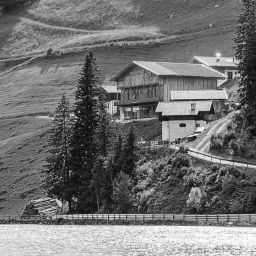
#> input picture AI61201/Assignment 4/a_3_inputs/a_3_task_1_input.png, 256 x 256 px, found by its file name
$ python 24AI60R13_assignment_4.py
#> lines starting #> are read from the running program, lines starting #| are printed output that depends on the picture; long printed decimals are rounded
# -*- coding: utf-8 -*-
"""24AI60R13_assignment_4.ipynb

Automatically generated by Colab.

Original file is located at
    https://colab.research.google.com/drive/1Dm-tMmMcl_Mq8-1GJcJl5LOy-UC8at03

<h4> NAME: VINAYAK MALI</h4>
<h4> ROLL: 24AI60R13</h4>

---

## Global Functions
"""

import numpy as np
print("Function to load image and convert to array")
def get_image_from_path(path):
    image = Image.open(path)
    image_array = np.array(image)
    return image, image_array

import requests
from io import BytesIO
from PIL import Image

print("Function which can fetch image from my github acc")
# [7 lines left out: function fetch_image, not called in this run]

import numpy as np

print("Function to convert image to array")
def image_to_array(image):
    return np.array(image)

import matplotlib.pyplot as plt

print("Function to display image")
def display_image(image):
    plt.figure(figsize=(image.width / 100, image.height / 100), dpi=100)
    plt.imshow(image, cmap='gray')
    plt.axis('off')
    plt.show()

import numpy as np

print("DFT Function from scratch using numpy only")
def DFT(f):
    M , N = np.shape(f)                 # getting image shape
    F = np.zeros((M,N),dtype=complex)   # generating DFT with zeros
    exp_rows = np.zeros((M,M),dtype=complex)  # generating exponential matrix for rows
    exp_clumns = np.zeros((M,N),dtype=complex)  # generating exponential matrix for columns
    # Exp matrix for rows
    for u in range(M):
        for v in range(M):
            exp_rows[u,v] = np.exp(-2j * np.pi * u * v / M)
    # Exp matrix for columns
    for u in range(N):
        for v in range(N):
            exp_clumns[u,v] = np.exp(-2j * np.pi * u * v / N)
    # Applying matrix formula on all above matrices
    # Formula is exp*image*exp^H so I am making 2 dot products
    F = np.dot(exp_rows,f)
    F = np.dot(F,exp_clumns.conj().T)
    return F

"""Using above same logic I am creating IDFT"""

import numpy as np

print("IDFT Function from scratch using numpy only")
def IDFT(F):
    M, N = np.shape(F)
    f = np.zeros((M, N), dtype=complex)     # image is small f as per class notes/ppts
    exp_rows = np.zeros((M, M), dtype=complex)
    exp_columns = np.zeros((N, N), dtype=complex)
    # Exp matrix for rows
    for u in range(M):
        for v in range(M):
            exp_rows[u, v] = np.exp(2j * np.pi * u * v / M)
    # Exp matrix for columns
    for u in range(N):
        for v in range(N):
            exp_columns[u, v] = np.exp(2j * np.pi * u * v / N)

    # Formula is exp * F * exp^H, and I normalize by 1/(M*N)
    f = np.dot(exp_rows, F)  # First multiplication
    f = np.dot(f, exp_columns.conj().T)  # Second multiplication
    f /= (M * N)  # Normalize the result by the size of the input
    return f

import numpy as np
print("Library DFT function")
def library_DFT(f):
    F = np.fft.fft2(f)
    return F

import numpy as np
print("Library IDFT function")
def library_IDFT(F):
    f = np.fft.ifft2(F)
    return f

import numpy as np
print("Function to convert complex to int")
def complex_to_int(number):
    number = np.round(number.real).astype(int)
    return number

print("Function to get magnitude and phase part of complex number")
# [4 lines left out: function get_magnitude_and_phase, not called in this run]

print("Maginitude and phase of IDFT matrix")
def get_magnitude_and_phase_of_matrix(matrix):
    magnitude = np.sqrt(matrix.real**2 + matrix.imag**2)
    phase = np.arctan2(matrix.imag, matrix.real)
    return magnitude, phase

"""Both functions are same but still keeping"""

print("Function to get complex number from magnitude and phase")
def get_complex_from_magnitude_and_phase(magnitude, phase):
    real_part = magnitude * np.cos(phase)
    imag_part = magnitude * np.sin(phase)
    complex_number = real_part + 1j * imag_part
    return complex_number

"""---

#### Example to check above with simple matrix
"""

image = np.array([[0, 1], [2, 3]])  # Example 2D array
my_DFT_result = DFT(image)
library_DFT_result = library_DFT(image)
print("Image:\n"+str(image))
print("DFT from scratch:\n"+str(my_DFT_result))
print("Library DFT:\n"+str(library_DFT_result))

# Validating
are_equal = np.allclose(my_DFT_result, library_DFT_result, atol=1e-10)
print("\nAre the DFT results equal?", are_equal)

print("Lets verify the above results in IDFT")
my_IDFT_result = IDFT(my_DFT_result)
library_IDFT_result = library_IDFT(my_DFT_result)
print("My IDFT:\n"+str(my_IDFT_result))
print("Library IDFT:\n"+str(library_IDFT_result))

"""IDFT is same

Lets check wther it retrive original matrix
"""

my_idft_int = np.round(my_IDFT_result.real).astype(int)
library_idft_int = np.round(library_IDFT_result.real).astype(int)

print("My IDFT as integers:\n", my_idft_int)
print("Library IDFT as integers:\n", library_idft_int)

"""Lets extract maginitude and phase"""

get_magnitude_and_phase_of_matrix(my_IDFT_result)

"""Results are matching as well as converting matrix back to normal properly

## Task 1
"""

print("Loading image a_3_task_1_input.png")
im_path = "/content/a_3_task_1_input.png"
im_t1, im_t1_array = get_image_from_path(im_path)
#> in get_image_from_path, image is the input picture: PIL image 256x256 L; min 9, max 253, mean 114.1
display_image(im_t1)

"""To calculate deviation I am using standard formula i.e. `my own appraoch`

$$
\sigma = \frac{\text{cutoff}}{division factor * \sqrt{2 \cdot \ln(2)}}
$$

Here i have take division factor so that i can reduce the sigma value and run a for loop to get multiple results
"""

print("Gussian bandpass filter")
def bandpass_filter(im, high_cutoff, low_cutoff, division_factor = 1, is_print = True):
#> called with high_cutoff = 100, low_cutoff = 120, division_factor = 1, is_print = True
    def calculate_sigma_from_cutoff(cut_off_value):
        sigma = cut_off_value / np.sqrt(2 * np.log(2))
        return sigma

    def gaussian_low_pass_filter(no_rows, no_cols, sigma):
        if is_print:
            print("Gussian low pass functions")
        x = np.linspace(-no_cols // 2, no_cols // 2, no_cols)
        y = np.linspace(-no_rows // 2, no_rows // 2, no_rows)
        X, Y = np.meshgrid(x, y)
        d = np.sqrt(X**2 + Y**2)
        low_pass_filter = np.exp(-(d**2) / (2 * (sigma**2)))
        return low_pass_filter

    def gaussian_high_pass_filter(no_rows, no_cols, sigma):
        if is_print:
            print("Gussian High Pass functions")
        low_pass = gaussian_low_pass_filter(no_rows, no_cols, sigma)
        high_pass_filter = 1 - low_pass
        return high_pass_filter

    rows, cols = im.shape
#> rows = 256; cols = 256
    F = DFT(im)

    low_sigma = calculate_sigma_from_cutoff(low_cutoff) / division_factor
    if is_print:
        print(f"Deviation (sigma) value from cutoff {low_cutoff} is {low_sigma}")
    low_pass = gaussian_low_pass_filter(rows, cols, low_sigma)

    high_sigma = calculate_sigma_from_cutoff(high_cutoff) / division_factor
    if is_print:
        print(f"Deviation (sigma) value from cutoff {high_cutoff} is {high_sigma}")
    high_pass = gaussian_high_pass_filter(rows, cols, high_sigma)

    band_pass = low_pass * high_pass
    filtered_result = F * band_pass

    f_complex = IDFT(filtered_result)
    # As we know it will return complex number matrix so I am converting it into int
    f_int = complex_to_int(f_complex)
    if is_print:
        print(f_int)
#> (printed output is left out)
    # Checking minimum and maximum value of f_int
        print(f'\nMin value of f_int: {f_int.min()}')
#| Min value of f_int: -6
        print(f'Max value of f_int: {f_int.max()}')
#| Max value of f_int: 56
    # after running this code minimum value we get is -2 so I am cliping the values in range 0 to 255
    f = np.clip(f_int, 0, 255).astype(np.uint8)
    if is_print:
        print(f'\nMin value of f: {f.min()}')
#| Min value of f: 0
        print(f'Max value of f: {f.max()}')
#| Max value of f: 56
    return f

Gussian_filtered_image_array_scratch = bandpass_filter(im_t1_array, high_cutoff=100, low_cutoff=120, division_factor = 1)
Gussian_filtered_image_scratch = Image.fromarray(Gussian_filtered_image_array_scratch)
display_image(Gussian_filtered_image_scratch)

import cv2
import numpy as np
import matplotlib.pyplot as plt

def opencv_implementaion(img, high_cutoff = 100.0, low_cutoff = 120.0, division_factor = 1):
#> called with high_cutoff = 100, low_cutoff = 120, division_factor = 1
    def calculate_sigma_from_cutoff(cut_off_value):
        sigma = cut_off_value / np.sqrt(2 * np.log(2))
        return sigma

    # Perform DFT using OpenCV
    dft_opencv = cv2.dft(np.float32(img), flags=cv2.DFT_COMPLEX_OUTPUT)

    high_sigma = calculate_sigma_from_cutoff(high_cutoff) / division_factor
    low_sigma = calculate_sigma_from_cutoff(low_cutoff) / division_factor

    def create_gaussian_filter_opencv(shape, cutoff, sigma, filter_type='low'):
        rows, cols = shape
        x = np.linspace(-cols // 2, cols // 2 - 1, cols)
        y = np.linspace(-rows // 2, rows // 2 - 1, rows)
        X, Y = np.meshgrid(x, y)

        d = np.sqrt(X**2 + Y**2)

        if filter_type == 'low':
            gaussian_filter = np.exp(-(d**2) / (2 * (sigma ** 2)))
        elif filter_type == 'high':
            gaussian_filter = 1 - np.exp(-(d**2) / (2 * (sigma ** 2)))

        return gaussian_filter

    # Create OpenCV filters
    rows, cols = img.shape
#> rows = 256; cols = 256
    crow, ccol = rows // 2, cols // 2
#> crow = 128; ccol = 128

    # Low-pass filter
    low_pass_mask = create_gaussian_filter_opencv(img.shape, low_cutoff, low_sigma, filter_type='low')
    low_pass_mask = np.stack((low_pass_mask, low_pass_mask), axis=-1)

    # High-pass filter
    high_pass_mask = create_gaussian_filter_opencv(img.shape, high_cutoff, high_sigma, filter_type='high')
    high_pass_mask = np.stack((high_pass_mask, high_pass_mask), axis=-1)

    # Apply filters
    filtered_opencv = dft_opencv * low_pass_mask * high_pass_mask
    idft_opencv = cv2.idft(filtered_opencv)
    result_opencv = cv2.magnitude(idft_opencv[:, :, 0], idft_opencv[:, :, 1])
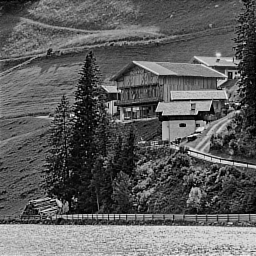
#> result_opencv: shape (256, 256) float64; min 355.2, max 3708367.6, mean 1386525; drawn with min black and max white
    result_opencv = cv2.normalize(result_opencv, None, 0, 255, cv2.NORM_MINMAX).astype(np.uint8)

    return result_opencv, high_sigma, low_sigma

result_opencv, high_sigma, low_sigma = opencv_implementaion(im_t1_array, high_cutoff = 100.0, low_cutoff = 120.0, division_factor = 1)
#> high_sigma = 84.93; low_sigma = 101.9
print(f"High sigma: {high_sigma}")
#| High sigma: 84.932
print(f"Low sigma: {low_sigma}")
#| Low sigma: 101.919

# Display results
plt.figure(figsize=(12, 6))
plt.subplot(1, 3, 1)
plt.title('Original Image')
plt.imshow(im_t1, cmap='gray')
plt.axis('off')

plt.subplot(1, 3, 2)
plt.title('Filtered Image (Scratch DFT)')
plt.imshow(Gussian_filtered_image_scratch, cmap='gray')
plt.axis('off')

plt.subplot(1, 3, 3)
plt.title("Filtered Image (OpenCV's DFT)")
plt.imshow(result_opencv, cmap='gray')
plt.axis('off')

plt.show()
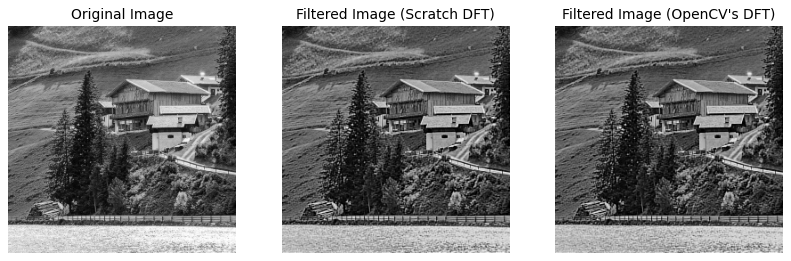
#> figure drawn by matplotlib, 3 panels

"""Now lets check how smaller sigma values update the results"""

for division_factor in range(1,4):
    result_scratch = Image.fromarray(bandpass_filter(im_t1_array, high_cutoff=100, low_cutoff=120, division_factor = division_factor, is_print = False))
    result_opencv, high_sigma, low_sigma = opencv_implementaion(im_t1_array, high_cutoff = 100.0, low_cutoff = 120.0, division_factor = division_factor)
    plt.figure(figsize=(14, 5))
    plt.subplot(1, 3, 1)
    plt.text(0.5, 0.5, f'Gaussian band pass filter :\nSigma Values are as follows\n high_sigma:{round(high_sigma, 3)}\n low_sigma:{round(low_sigma, 3)}', fontsize=12, ha='right', va='center')
    plt.axis('off')

    plt.subplot(1, 3, 2)
    plt.title('Filtered Image (Custom DFT)')
    plt.imshow(result_scratch, cmap='gray')
    plt.axis('off')

    plt.subplot(1, 3, 3)
    plt.title("Filtered Image (OpenCV's DFT)")
    plt.imshow(result_opencv, cmap='gray')
    plt.axis('off')

    plt.show()
#> this loop made 3 passes
#> (high_sigma, low_sigma) on passes 1 to 3: (84.93, 101.9), (42.47, 50.96), (28.31, 33.97)

"""When the sigma value of a Gaussian filter decreases, the filter becomes narrower and less smoothing, preserving more detail and enhancing edges. However, it also increases sensitivity to noise and may introduce artifacts if too low.

As we can see after reducing sigma value to much image is getting completely distored in both custom and opencv appraoch

## Task 2

### Loading Images
"""

print("Image 1 for task 3")
im1_path = "/content/a_3_task_2_im1.png"
im1, im1_array = get_image_from_path(im1_path)
#> call 2 of get_image_from_path, with path = '/content/a_3_task_2_im1.png'
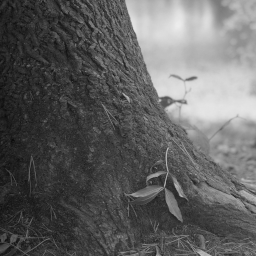
#> input picture AI61201/Assignment 4/a_3_inputs/a_3_task_2_im1.png, 256 x 256 px, found by its file name
#> in get_image_from_path, image is the input picture: PIL image 256x256 L; min 11, max 237, mean 96.2
im1_array

print("Image 2 for task 3")
im2_path = "/content/a_3_task_2_im2.png"
im2, im2_array = get_image_from_path(im2_path)
#> call 3 of get_image_from_path, with path = '/content/a_3_task_2_im2.png'
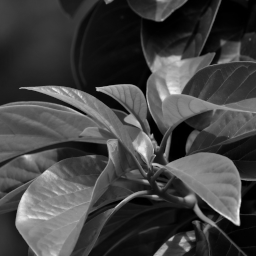
#> input picture AI61201/Assignment 4/a_3_inputs/a_3_task_2_im2.png, 256 x 256 px, found by its file name
#> in get_image_from_path, image is the input picture: PIL image 256x256 L; min 0, max 246, mean 66
im2_array

"""### Converting to DFT"""

print("DFT of image 1")
im1_dft = DFT(im1_array)
print(im1_dft)
#> (printed output is left out)

print("DFT of image 2")
im2_dft = DFT(im2_array)
print(im2_dft)
#> (printed output is left out)

"""### Magnitude and Phase"""

print("Magnitude and phase of image 1")
im1_magnitude, im1_phase = get_magnitude_and_phase_of_matrix(im1_dft)
print("Magnitude:\n"+str(im1_magnitude))
#> (printed output is left out)
print("Phase:\n"+str(im1_phase))
#> (printed output is left out)

print("Magnitude and phase of image 2")
im2_magnitude, im2_phase = get_magnitude_and_phase_of_matrix(im2_dft)
print("Magnitude:\n"+str(im2_magnitude))
#> (printed output is left out)
print("Phase:\n"+str(im2_phase))

"""### Reconstruction

#### Im1_ver1

Im2 magnitude + Im1 phase

Generating complex number matrix i.e. `F` to pass to IDFT function
"""

print("Madified DFT Matrix")
F = get_complex_from_magnitude_and_phase(im2_magnitude, im1_phase)
print(F)

print("Creating modified image 1 Matrix")
im1_ver1_IDFT = IDFT(F)
print(im1_ver1_IDFT)

print("Converting Complex matrix to int matrix so that we can generate image")
im1_ver1_IDFT_int = complex_to_int(im1_ver1_IDFT)
print(f'Shape of im1_ver1_int: {im1_ver1_IDFT_int.shape}')
print(f'Dtype of im1_ver1_int: {im1_ver1_IDFT_int.dtype}')
print(f'Min value of im1_ver1_int: {im1_ver1_IDFT_int.min()}')
print(f'Max value of im1_ver1_int: {im1_ver1_IDFT_int.max()}')
print(im1_ver1_IDFT_int)

"""As we can see minimum value is -118 so we to get the pixcel value in range 0 to 255

"""

print("TRansforming pixcel values in ranage 0-255")
im1_ver1_IDFT_int_in_range = (im1_ver1_IDFT_int - im1_ver1_IDFT_int.min()) / (im1_ver1_IDFT_int.max() - im1_ver1_IDFT_int.min()) * 255
print(im1_ver1_IDFT_int_in_range)

print("Converting numpy array into image")
im1_ver1 = Image.fromarray(im1_ver1_IDFT_int_in_range.astype('uint8'))
print("Image created succesfully. Saving the image")
im1_ver1.save("im1_ver1.png")

print("IM1_VER1 Result:\n")
im1_ver1, im1_ver1_array = get_image_from_path("im1_ver1.png")
im1_ver1

"""Lets Visualize all 3 images"""

import matplotlib.pyplot as plt

fig, axs = plt.subplots(1, 3, figsize=(15, 5))

axs[0].title.set_text("Image 1")
axs[0].imshow(im1, cmap='gray')
axs[0].axis('off')

axs[1].title.set_text("Image 2")
axs[1].imshow(im2, cmap='gray')
axs[1].axis('off')

axs[2].title.set_text("Image 1 Version 1")
axs[2].imshow(im1_ver1, cmap='gray')
axs[2].axis('off')

plt.show()


"""#### Im1_ver2
Im1 magnitude + Im2 phase

Generating complex number matrix i.e. `F` to pass to IDFT function
"""

print("Madified DFT Matrix")
F = get_complex_from_magnitude_and_phase(im1_magnitude, im2_phase)
print(F)

print("Creating modified image 2 Matrix")
im1_ver2_IDFT = IDFT(F)
print(im1_ver2_IDFT)

print("Converting Complex matrix to int matrix so that we can generate image")
im1_ver2_IDFT_int = complex_to_int(im1_ver2_IDFT)
print(f'Shape of im1_ver1_int: {im1_ver2_IDFT_int.shape}')
print(f'Dtype of im1_ver1_int: {im1_ver2_IDFT_int.dtype}')
print(f'Min value of im1_ver1_int: {im1_ver2_IDFT_int.min()}')
print(f'Max value of im1_ver1_int: {im1_ver2_IDFT_int.max()}')
print(im1_ver2_IDFT_int)

"""As we can see minimum value is -50 and maximum value is 321 i.e. both are out off rnage so we to get the pixcel value in range 0 to 255

"""

print("TRansforming pixcel values in ranage 0-255")
im1_ver2_IDFT_int_in_range = (im1_ver2_IDFT_int - im1_ver2_IDFT_int.min()) / (im1_ver2_IDFT_int.max() - im1_ver2_IDFT_int.min()) * 255
print(im1_ver2_IDFT_int_in_range)

print(f'Min value of im1_ver1_int: {im1_ver2_IDFT_int_in_range.min()}')
print(f'Max value of im1_ver1_int: {im1_ver2_IDFT_int_in_range.max()}')

print("Converting numpy array into image")
im1_ver2 = Image.fromarray(im1_ver2_IDFT_int_in_range.astype('uint8'))
print("Image created succesfully. Saving the image")
im1_ver2.save("im1_ver2.png")

print("IM1_VER2 Result:\n")
im1_ver2, im1_ver2_array = get_image_from_path("im1_ver2.png")
im1_ver2

"""Lets Visualize all 3 images"""

import matplotlib.pyplot as plt

fig, axs = plt.subplots(1, 3, figsize=(15, 5))

axs[0].title.set_text("Image 1")
axs[0].imshow(im1, cmap='gray')
axs[0].axis('off')

axs[1].title.set_text("Image 2")
axs[1].imshow(im2, cmap='gray')
axs[1].axis('off')

axs[2].title.set_text("Image 1 Version 2")
axs[2].imshow(im1_ver2, cmap='gray')
axs[2].axis('off')

plt.show()

"""#### Result of Task 2"""

import matplotlib.pyplot as plt

fig, axs = plt.subplots(1, 3, figsize=(15, 5))

axs[0].title.set_text("Image 1")
axs[0].imshow(im1, cmap='gray')
axs[0].axis('off')

axs[1].title.set_text("Image 1 Version 1 (Magnitude Replaed)")
axs[1].imshow(im1_ver1, cmap='gray')
axs[1].axis('off')

axs[2].title.set_text("Image 1 Version 2 (Phase Replaed)")
axs[2].imshow(im1_ver2, cmap='gray')
axs[2].axis('off')

plt.show()

"""<h3> Conclusion </h3>

As we know after performing DFT we get complex numbers and we calculate magnitude and phase from it.

Magnitude represents the amplitude of the diffrent frequencies.

Phase stores the position the different frquency.

for an image most important part is structure that is nothing but the position of an frquency of an image which leads us to conclude that phase is the most important part of an image. Magnitude also play important role as it store frquecy value but without structure it is worthless. But in opposite case even though we don't have amplitude we can still generate image just based structure.

The above theory is proved by im1_ver1 and im1_ver2
we can see that `im1_ver1` is more `closer` to `original` image.

Because in ver 1 we have changed the magnitude so with the help of phase that is image structure we get the closest image to original image.

On the other hand in version to we lost the structure. ver 2 is showing some other image structure / outline

## Task 3

### Aliasing in the frequency domain
"""

print("Loading Image a_3_task_3_input_a.png")
im_a_path = "/content/a_3_task_3_input_a.png"
im_a, im_a_array = get_image_from_path(im_a_path)
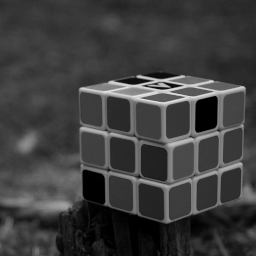
#> input picture AI61201/Assignment 4/a_3_inputs/a_3_task_3_input_a.png, 256 x 256 px, found by its file name
#> in get_image_from_path, image is the input picture: PIL image 256x256 L; min 0, max 231, mean 61.8
im_a

print("DFT and Magnitude")
dft_im_a = cv2.dft(np.float32(im_a_array), flags=cv2.DFT_COMPLEX_OUTPUT)
dft_shifted_a = np.fft.fftshift(dft_im_a)
magnitude_spectrum_a = cv2.magnitude(dft_shifted_a[:, :, 0], dft_shifted_a[:, :, 1])
original_log_img = np.log(magnitude_spectrum_a + 1)

print("Subsampled Image as per instructions: DFT and Magnitude")
subsampled_im_a_array = im_a_array.copy()
subsampled_im_a_array[::2, ::2] = 0
dft_subsampled_a = cv2.dft(np.float32(subsampled_im_a_array), flags=cv2.DFT_COMPLEX_OUTPUT)
dft_shifted_subsampled_a = np.fft.fftshift(dft_subsampled_a)
magnitude_spectrum_subsampled_a = cv2.magnitude(dft_shifted_subsampled_a[:, :, 0], dft_shifted_subsampled_a[:, :, 1])
subsampled_log_img2 = np.log(magnitude_spectrum_subsampled_a + 1)

print("Plotting the magnitude of both")
plt.figure(figsize=(12, 6))
plt.subplot(1, 2, 1)
plt.title('Magnitude Spectrum of Original Image')
plt.imshow(original_log_img, cmap='gray')
plt.axis('off')

plt.subplot(1, 2, 2)
plt.title('Magnitude Spectrum of Subsampled Image')
plt.imshow(subsampled_log_img2, cmap='gray')
plt.axis('off')

plt.show()

plt.figure(figsize=(12, 6))
plt.subplot(1, 2, 1)
plt.title('Original Image')
plt.imshow(im_a, cmap='gray')
plt.axis('off')

plt.subplot(1, 2, 2)
plt.title('Subsampled Image')
plt.imshow(subsampled_im_a_array, cmap='gray')
plt.axis('off')

plt.show()

"""EXPLANATION !!!

**Original Image (Left):** The magnitude spectrum shows a clear central area for low frequencies and a structured pattern for high frequencies around it. The bright center represents lower frequency components, which help define the overall structure of the image.

**Subsampled Image (Right):** The magnitude spectrum of the subsampled image looks blurred and distorted. This happens because of aliasing, which occurs when we skip every other pixel. High-frequency details mix into lower frequencies, making the spectrum less clear. Patterns from the original image are not as sharp or distinct, especially around the edges.

The main difference is aliasing. It becomes more noticeable when we lose information by skipping pixels. This causes the frequency distribution to become less organized.

### Aliasing in the Spatial domain
"""

import cv2
import numpy as np
import matplotlib.pyplot as plt

dft = cv2.dft(np.float32(cv2.imread('a_3_task_3_input_b.png', cv2.IMREAD_GRAYSCALE)), flags=cv2.DFT_COMPLEX_OUTPUT)
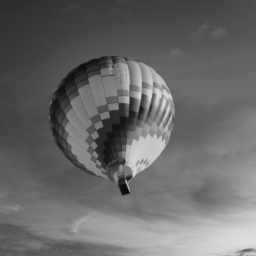
#> input picture AI61201/Assignment 4/a_3_inputs/a_3_task_3_input_b.png, 256 x 256 px, found by its file name
dft_shifted = np.fft.fftshift(dft)
magnitude_spectrum_original = cv2.magnitude(dft_shifted[:, :, 0], dft_shifted[:, :, 1])
magnitude_spectrum_original = np.log1p(magnitude_spectrum_original)
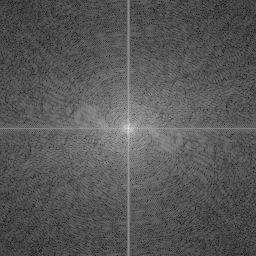
#> magnitude_spectrum_original: shape (256, 256) float32; min 1.75, max 15.74, mean 6.58; drawn with min black and max white
dft_shifted[:, ::3, :] = 0
magnitude_spectrum_original_normalized = cv2.normalize(magnitude_spectrum_original, None, 0, 255, cv2.NORM_MINMAX)
magnitude_spectrum_original_normalized = np.uint8(magnitude_spectrum_original_normalized)

magnitude_spectrum_subsampled = cv2.magnitude(dft_shifted[:, :, 0], dft_shifted[:, :, 1])
magnitude_spectrum_subsampled = np.log1p(magnitude_spectrum_subsampled)
magnitude_spectrum_subsampled_normalized = cv2.normalize(magnitude_spectrum_subsampled, None, 0, 255, cv2.NORM_MINMAX)
magnitude_spectrum_subsampled_normalized = np.uint8(magnitude_spectrum_subsampled_normalized)

idft_shifted = cv2.idft(np.fft.ifftshift(dft_shifted))
reconstructed_image = cv2.magnitude(idft_shifted[:, :, 0], idft_shifted[:, :, 1])

reconstructed_image_normalized = cv2.normalize(reconstructed_image, None, 0, 255, cv2.NORM_MINMAX)
reconstructed_image_normalized = np.uint8(reconstructed_image_normalized)

plt.figure(figsize=(12, 10))

plt.subplot(2, 2, 1)
plt.title('Original Image')
#> (the run stopped early here; a loop or call above may not have finished)
